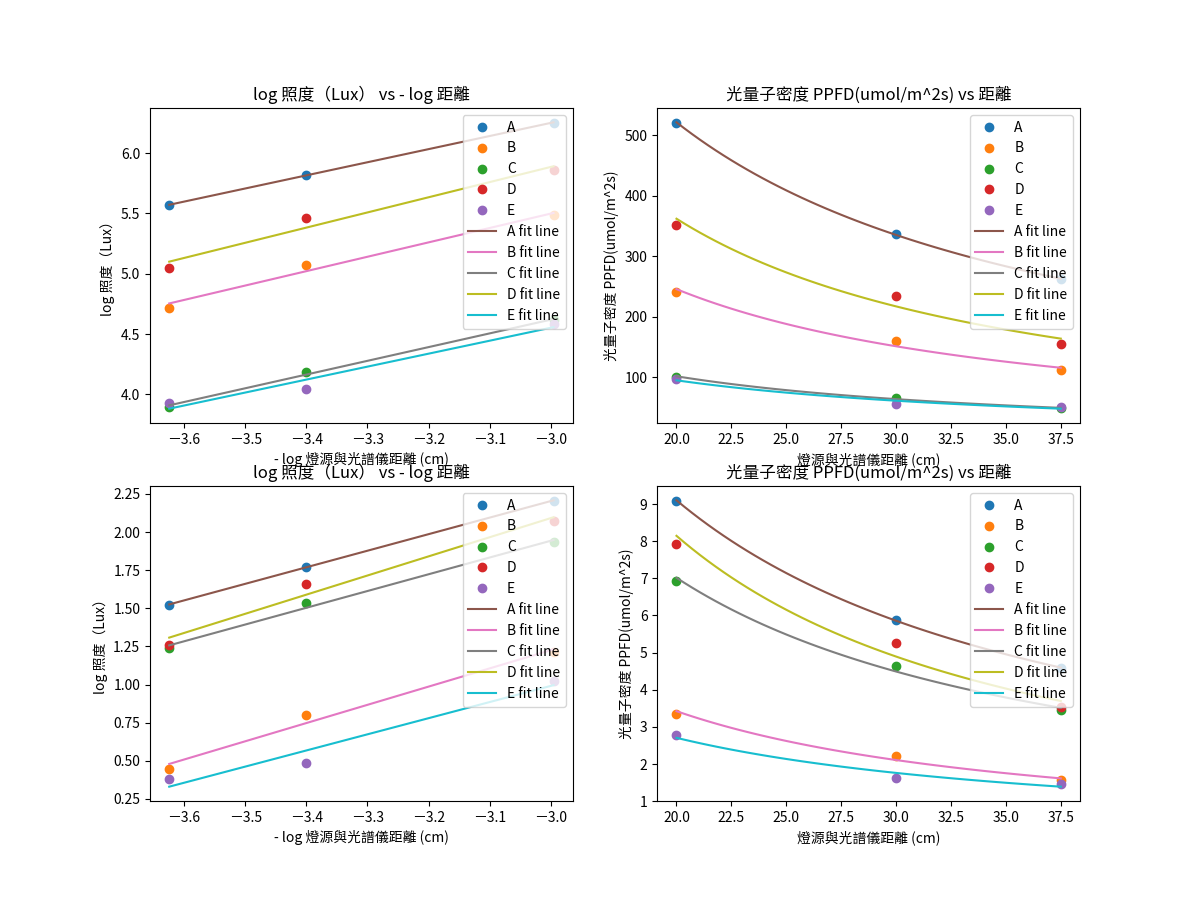

Recreate this plot in Python.
import numpy as np
import matplotlib.pyplot as plt
from data import *
data = dis_data
names = dis_name

plt.figure(figsize=(12, 9))

def calOne(x, y, t):
    head_a, intval_a, intval_b, head_b, r_square = linearReg(x, y)
    fit_y = head_b * x + head_a
    print(t, ": R square =", r_square)
    exp_x = np.linspace(np.exp(-x).min(), np.exp(-x).max())
    return fit_y, (exp_x ** -head_b) * np.exp(head_a)

# log regression
for i in range(2):
    d = data[:, i, :]
    x = dis

    fit_ys = []
    fit_exp_ys = []
    for j in range(len(light_type)):
        y = calOne(-np.log(x), np.log(d)[:, j], light_type[j])
        fit_ys.append(y[0])
        fit_exp_ys.append(y[1])
    fit_ys = np.vstack(fit_ys).T
    fit_exp_ys = np.vstack(fit_exp_ys).T

    plt.subplot(221 + 2 * i)
    plt.title("log " + dis_name[0] + " vs - log 距離")
    plt.ylabel("log " + dis_name[0])
    plt.xlabel("- log " + dis_xname)
    plt.plot(-np.log(x), np.log(d), 'o')
    plt.plot(-np.log(x), fit_ys)
    plt.legend([*light_type, *[t + " fit line" for t in light_type]], loc=1)

    plt.subplot(221 + 2 * i + 1)
    plt.title(dis_name[1] + " vs 距離")
    plt.ylabel(dis_name[1])
    plt.xlabel(dis_xname)
    plt.plot(x, d, 'o')
    plt.plot(np.linspace(x.min(), x.max()), fit_exp_ys)
    plt.legend([*light_type, *[t + " fit line" for t in light_type]], loc=1)

# plt.savefig("distanceAnalysis.png")
plt.show()


plt.figure(figsize=(12, 9))
def plotOne(x, y, name):
    text, fit_y = analysisOne(x, y)
    print(name)
    print(text)
    plt.plot(x, y, 'o', label=name)
    plt.plot(x, fit_y, label=name + " fit line")
    # plt.legend(loc = 0)

# linear reg
for i in range(2):
    d = data[:, i, :]
    plt.subplot(211 + i)
    plt.title(dis_name[i] + " vs 距離")
    plt.ylabel(dis_name[i])
    plt.xlabel(dis_xname)
    # plt.plot(dis, data[:, i, :])
    plt.xticks(dis)
    for j in range(len(light_type)):
        plotOne(dis, data[:, i, j], light_type[j])
    plt.legend(loc=1)

plt.savefig("distanceAnalysis_linear.png")
plt.show()
